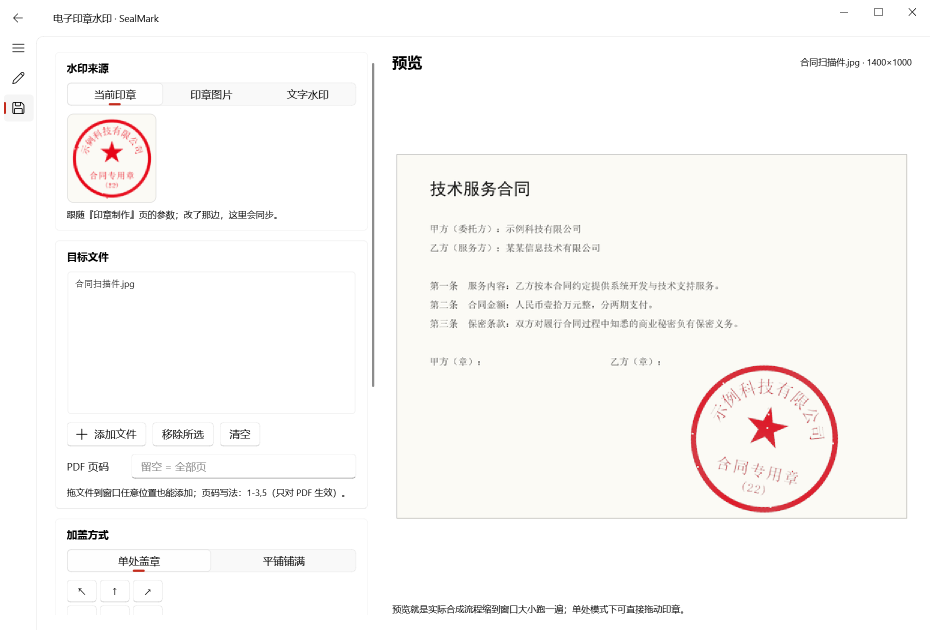
#> input picture assets/预览-加盖水印.png, 1860 x 1260 px (shown at 1/2 size)
$ python -i stamp.py   (imports and definitions only)
#> lines starting #> are read from the running program, lines starting #| are printed output that depends on the picture
#> further down, picture is the input picture: PIL image 1860x1260 RGBA; mean R, G, B, A 226, 224.4, 222.9, 175.6
"""把印章（或平铺文字）盖到图片 / PDF 上。

三种水印来源都归一成一张 RGBA「水印图」，后续走同一套逻辑：
缩放到目标宽度的比例 → 旋转 → 乘不透明度 → 单处摆放或平铺。
"""

from __future__ import annotations

import re
from collections.abc import Callable
from dataclasses import dataclass
from io import BytesIO
from pathlib import Path

from PIL import Image, ImageChops, ImageOps

from . import fonts

IMAGE_SUFFIXES = {".png", ".jpg", ".jpeg", ".bmp", ".webp", ".tif", ".tiff"}
OUTPUT_SUFFIX = "_已盖章"


@dataclass
class StampOptions:
    layout: str = "single"  # single 单处盖章 / tile 平铺铺满
    x: float = 0.70  # 单处：印章中心相对位置
    y: float = 0.78
    width_ratio: float = 0.30  # 水印宽度 / 目标宽度
    angle: float = 0.0  # 旋转角度（度，逆时针）
    opacity: float = 1.0
    gap: float = 1.6  # 平铺间距 = 水印尺寸 × gap
    stagger: bool = True  # 平铺错行


# [51 lines left out: functions resolve_mark, prepare_tile, compose_overlay, not called in this run]


def remove_white_background(img: Image.Image, threshold: int = 236, softness: int = 28) -> Image.Image:
    """把白底扫描件的白背抠成透明：亮度越高越透明，红章本体保留。"""
#> called with threshold = 236, softness = 28
    img = img.convert("RGBA")
    r, g, b, a = img.split()
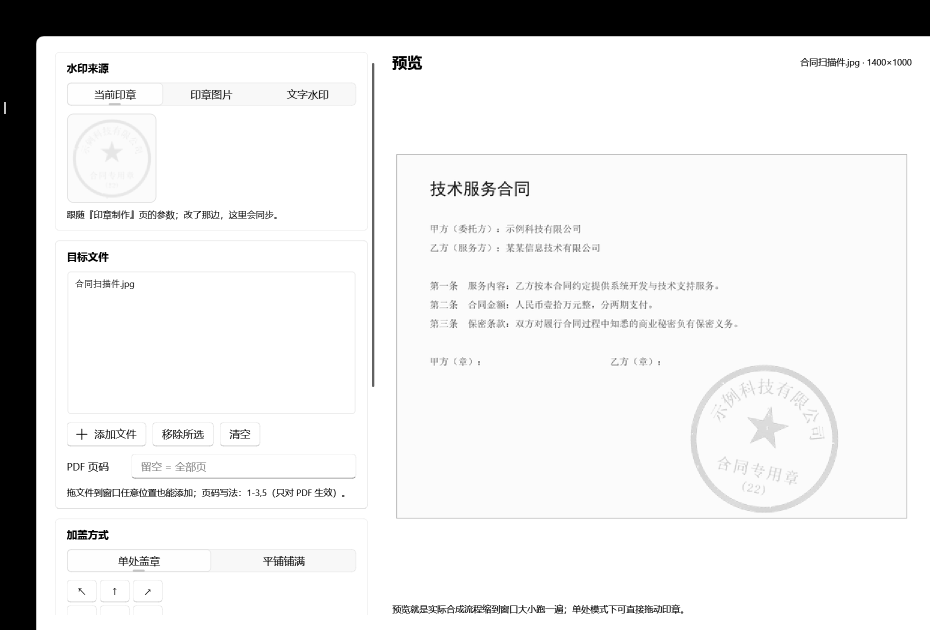
#> r: PIL image 1860x1260 L (shown at 1/2 size); min 0, max 255, mean 226
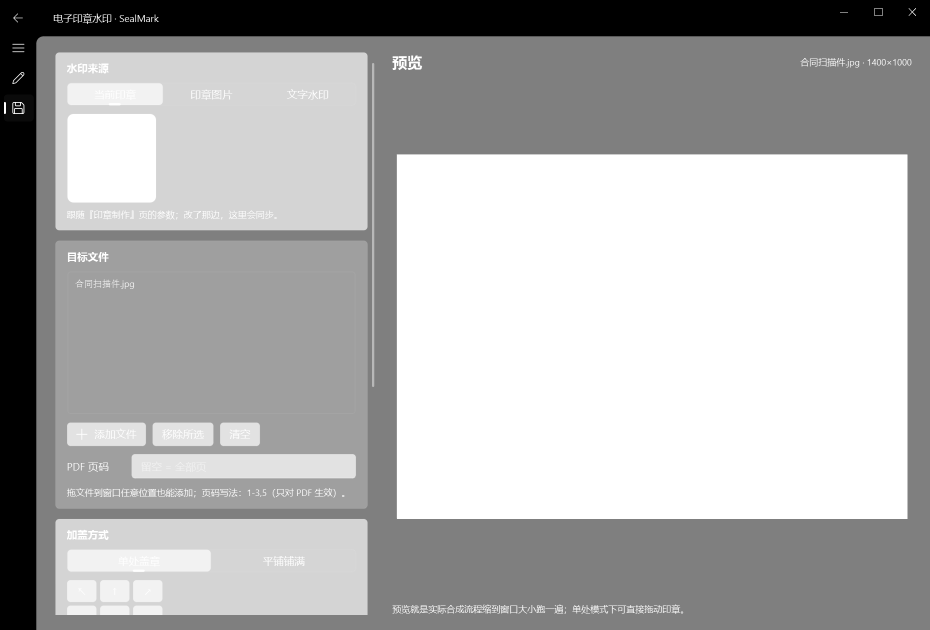
#> a: PIL image 1860x1260 L (shown at 1/2 size); min 0, max 255, mean 175.6
    lum = ImageChops.lighter(ImageChops.lighter(r, g), b)
    lo, hi = max(1, threshold - softness), threshold
    white = lum.point(lambda p: 255 if p >= hi else (0 if p <= lo else int(255 * (p - lo) / (hi - lo))))
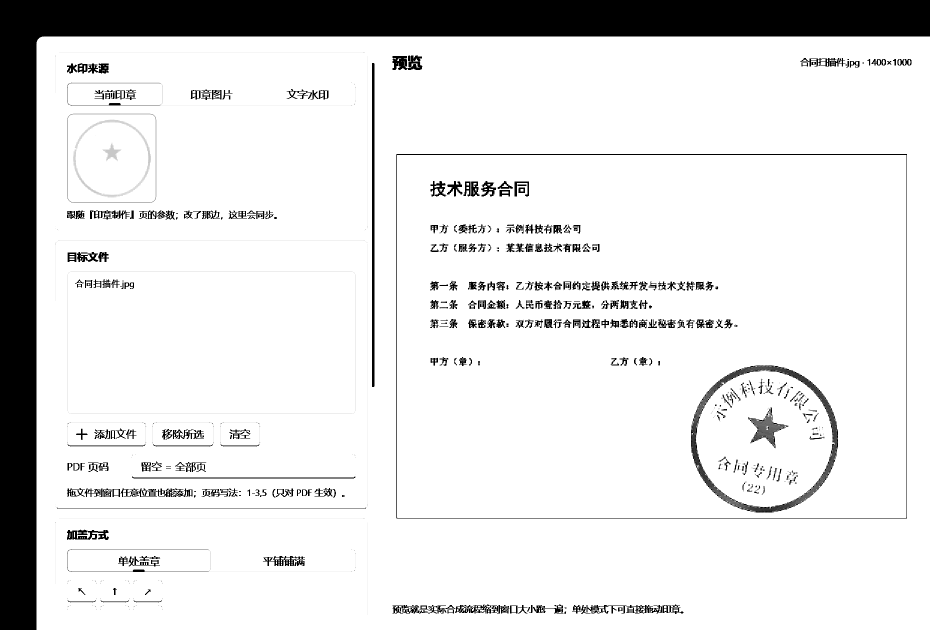
#> white: PIL image 1860x1260 L (shown at 1/2 size); min 0, max 255, mean 223.6
    img.putalpha(ImageChops.multiply(a, ImageChops.invert(white)))
    return img


# [132 lines left out: functions text_mark, parse_pages, stamp_image, _overlay_png, stamp_pdf, output_path and 1 more, not called in this run]


__all__ = [
    "IMAGE_SUFFIXES",
    "OUTPUT_SUFFIX",
    "StampOptions",
    "compose_overlay",
    "output_path",
    "parse_pages",
    "prepare_tile",
    "remove_white_background",
    "resolve_mark",
    "stamp_file",
    "stamp_image",
    "stamp_pdf",
    "text_mark",
]

>>> from PIL import Image
>>> picture = Image.open('../assets/预览-加盖水印.png')
>>> result = remove_white_background(picture)

$ run again, on assets/预览-印章制作.png
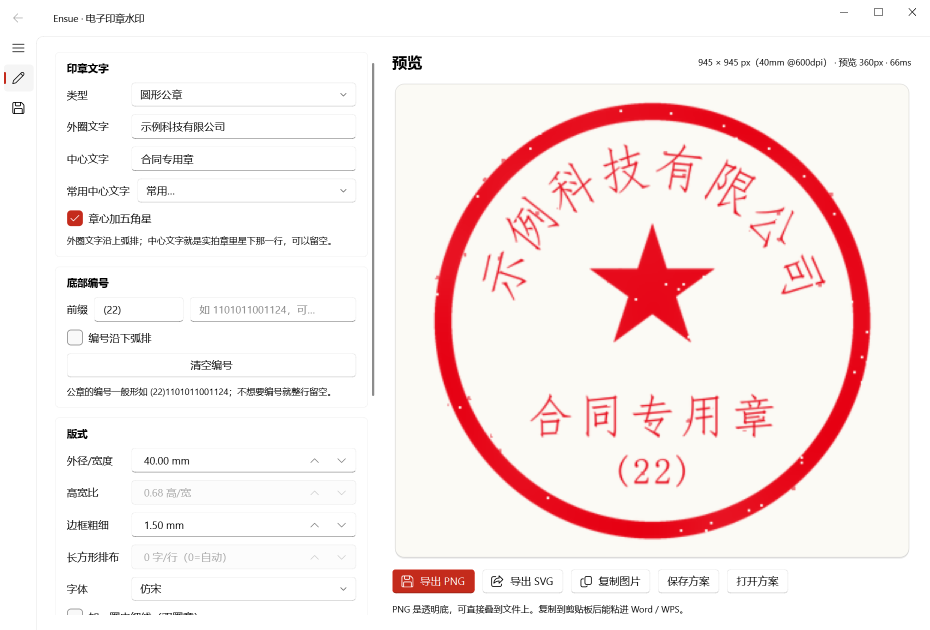
#> input picture assets/预览-印章制作.png, 1860 x 1260 px (shown at 1/2 size)
#> picture is the input picture: PIL image 1860x1260 RGBA; mean R, G, B, A 224.5, 211.7, 210.7, 197.9
#> in remove_white_background, `r, g, b, a = img.split()`:
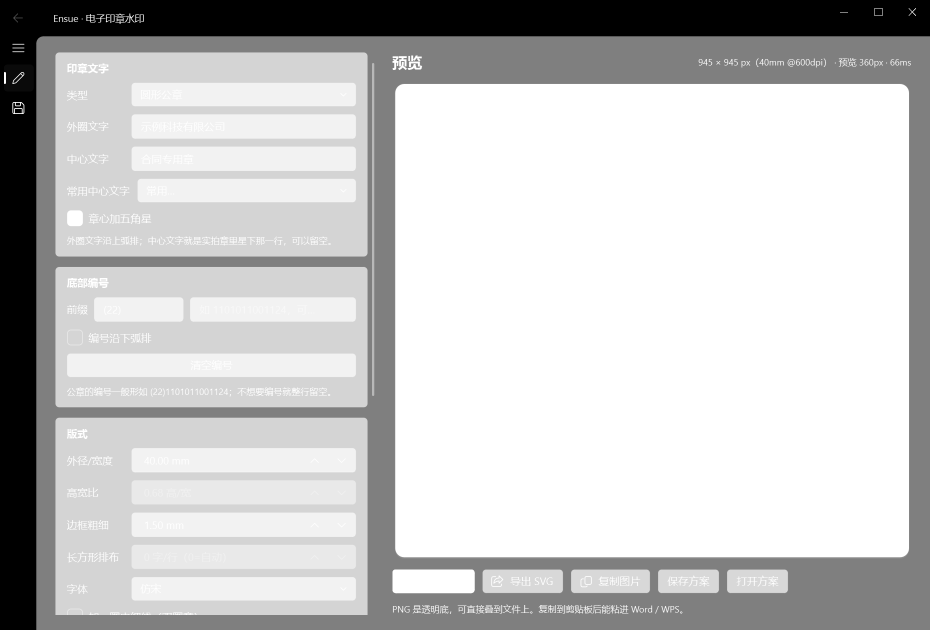
#> a: PIL image 1860x1260 L (shown at 1/2 size); min 0, max 255, mean 197.9
#> in remove_white_background, `img.putalpha(ImageChops.multiply(a, ImageChops.invert(white)))`:
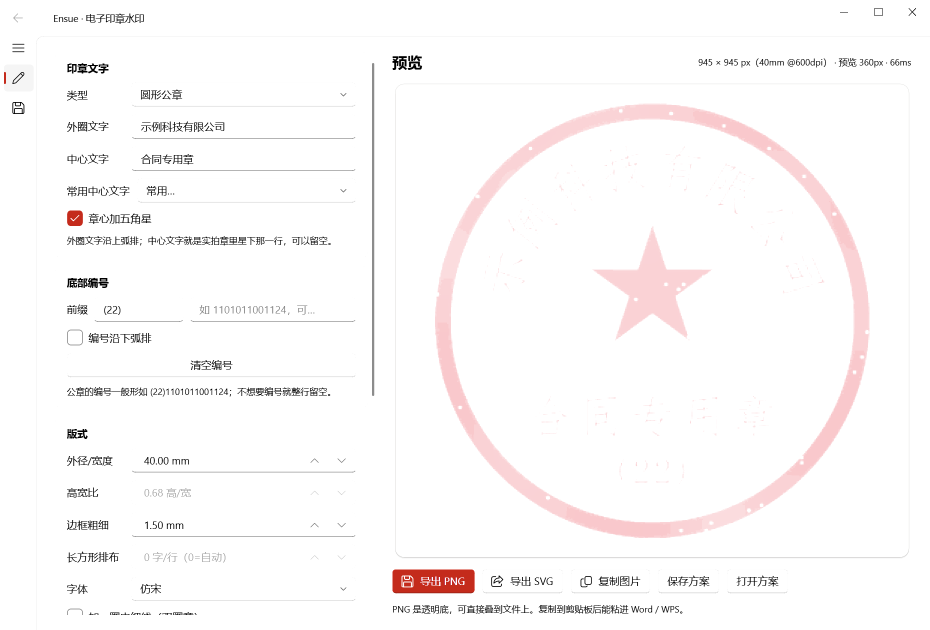
#> img: PIL image 1860x1260 RGBA (shown at 1/2 size); mean R, G, B, A 224.5, 211.7, 210.7, 8.2; transparent parts drawn white
